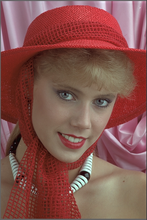
%> input picture mosaicGeneration/kodim04.png, 147 x 220 px, shrunk from 512 x 768 before the run
$ octave --eval "createMosaicSquare('kodim04.png');"   (GNU Octave 9; MATLAB toolbox functions it lacks are replaced by stand-ins)
%> lines starting %> are read from the running program, lines starting %| are printed output that depends on the picture
### mosaicGeneration/placeTilesSquare.m
function [XExt,YExt,Xcum,Ycum,tile_mean_R,tile_mean_G,tile_mean_B,center_tiles,tile_x_cell,tile_y_cell,count,mosaic_image]=placeTilesSquare(fileName,selectedTiles)
%> called with fileName = 'kodim04.png', selectedTiles = 1


%selectedTiles=10;

tile_x_cell=cell(10000,1);
tile_y_cell=cell(10000,1);

tileSize=9;

R=tileSize/sqrt(2);

A=imread(fileName);
%> A is the input picture: size 220x147x3 uint8; mean R, G, B 132, 84.2, 78.4
[row col chan]=size(A);
%> row = 220; col = 147; chan = 3


dbdir='';
NoGVFIterations=200;


[u,v]=getGVFField(dbdir,fileName,NoGVFIterations);
% hold on;quiver(u./sqrt(u.*u + v.*v),v./sqrt(u.*u + v.*v),'k');hold off
hold on;quiver(u,v,0.5);hold off
%a partire dal campo vettoriale prodotto dal GVF calcola gli orientamenti e
%li riporta in un intervallo [-90 90]
angle=atan2(v,u);
bool_gt_90=(angle>(pi/2));
bool_lt_90=(angle<-(pi/2));
bool_other=not(bool_gt_90 | bool_lt_90);
new_angle=((angle-pi).*bool_gt_90)+((angle+pi).*bool_lt_90)+angle.*bool_other;
new_angle=new_angle.*(180/pi);

bool_gt0=new_angle>0;
new_angle=(new_angle-90).*bool_gt0+(new_angle+90).*not(bool_gt0);


%legge i dati relativi ai tasselli
data_tile=load('data_tile_square.mat');
x_v=data_tile.x_v;
y_v=data_tile.y_v;
orientations=data_tile.orientations;
tileNumber=length(orientations);

%crea il bordo dell'immagine (in modo da non permettere alle tessere di
%essere posizionate fuori dall'immagine)
WCanvas=col;
HCanvas=row;
maxDim=30;

[XExt YExt] = polybool('-',[-maxDim WCanvas+maxDim WCanvas+maxDim -maxDim -maxDim]',[HCanvas+maxDim HCanvas+maxDim -maxDim -maxDim HCanvas+maxDim]',[0 WCanvas WCanvas 0 0]',[HCanvas HCanvas 0 0 HCanvas]');
exterior_canvas=[XExt YExt];

% plot(exterior_canvas(:,1),exterior_canvas(:,2))

Xcum=[];
Ycum=[];

tile_mean_R=[];
tile_mean_G=[];
tile_mean_B=[];

center_tiles=[];


count=1;

elem_per_row=round(col/tileSize.*1.5);


bool_image=zeros(row,col);

mosaic_image=ones(row,col,3)*127;


%Area_int_border=0;

test=0;

for i=1:2:row
    i

%     for j=1:2:col
    next_j=1;
    while(next_j<col)

        j=next_j;

        next_j=next_j+2;

        %orientare il tassello in base alla direzione fornita dal GVF nel
        %punto (TO DO da valutare l'effetto di prendere la direzione ortogonale)
        if(abs(cur_angle - new_angle(i,j))<0.01)


            new_angle=new_angle.*(180/pi)+(-1+(1+1*rand(1)));
            cur_angle=new_angle(i,j);
        else
            cur_angle=new_angle(i,j);
        end
        %considera tutte le tile precomputate
        for k=1:selectedTiles
            ind=randperm(tileNumber);
            x=x_v{ind(k)};
            y=y_v{ind(k)};

            %[x, y] = poly2cw(x_v{ind(k)}, y_v{ind(k)});
            orientation=orientations(ind(k));

            %calcola l'angolo tale da allineare il tassello alla direzione
            %proposta dal GVF
            mov_angle=cur_angle-orientation;
            %calcola le nuove coordinate (rotazione)
            new_x=x.*cosd(mov_angle)-y.*sind(mov_angle);
            new_y=x.*sind(mov_angle)+y.*cosd(mov_angle);

            %traslazione nel punto in cui tentare di mettere il tassello
            new_x=new_x+j;
            new_y=new_y+i;


            %controllare che non ci siano intersezioni con le altre tessere già
            %piazzate

            x_min=max(floor(min(new_x)),1);
            x_max=min(ceil(max(new_x)),col);
            y_min=max(floor(min(new_y)),1);
            y_max=min(ceil(max(new_y)),row);
            [x_pixels_m y_pixels_m]=meshgrid(x_min:x_max,y_min:y_max);

            x_pixels_v=reshape(x_pixels_m,1,size(x_pixels_m,1)*size(x_pixels_m,2));
            y_pixels_v=reshape(y_pixels_m,1,size(y_pixels_m,1)*size(y_pixels_m,2));

            [in,on] = inpolygon(x_pixels_v,y_pixels_v,new_x,new_y);

            curr_pixels_x=x_pixels_v(in&~on);
            curr_pixels_y=y_pixels_v(in&~on);

            curr_pixels_x2=x_pixels_v(in);
            curr_pixels_y2=y_pixels_v(in);


            collision=sum(diag(bool_image(curr_pixels_y,curr_pixels_x)));

            if (~collision)

                %controllare che non ci siano intersezioni con il bordo

                Area_int_border=0;
                if (i<R || i>(row-R) || j<R || j>(col-R))
                    [X_int_border Y_int_border] = polybool('and',XExt,YExt,new_x,new_y);
                    Area_int_border=polyarea(X_int_border,Y_int_border);
                end

                Area_int_cum=0;
                if (count>1)

                    min_i=max(i-(round(R)+1),1);
                    max_i=min(i+(round(R)+1),row);
                    min_j=max(j-(round(R)+1),1);
                    max_j=min(j+(round(R)+1),col);

                    bool_region=bool_image(min_i:max_i,min_j:max_j);
                    elem=unique(bool_region);
                    if (elem(1)==0)
                        elem2=elem(2:end);
                    else
                        elem2=elem;
                    end


%                     dist=(center_tiles(elem2,2)-i).^2+(center_tiles(elem2,1)-j).^2;

                    dist=(center_tiles(:,2)-i).^2+(center_tiles(:,1)-j).^2;

                    bool_dist=dist<(2*R)^2;
                    v_index=[1:length(center_tiles)];
                    v_ind_bool=v_index(bool_dist);
                    for k_ind=v_ind_bool
                        [X_int Y_int] = polybool('and',tile_x_cell{k_ind},tile_y_cell{k_ind},new_x,new_y);
                        Area_int_cum=polyarea(X_int,Y_int);
                        if (Area_int_cum>0)
                            break
                        end
                    end
                end
                %[X_int Y_int] = polybool('and',Xcum,Ycum,new_x,new_y);

                %Area_int_cum=polyarea(X_int,Y_int);

                if ((Area_int_border==0) && (Area_int_cum==0))

%                     [Xcum Ycum] = polybool('union',Xcum,Ycum,new_x,new_y);

                    tile_x_cell{count}=new_x;
                    tile_y_cell{count}=new_y;

%                     [mean_red, mean_green, mean_blue] = getColor(A,new_x,new_y,j,i,tileSize);
                    mean_r = double(A(i,j,1));
                    mean_g = double(A(i,j,2));
                    mean_b = double(A(i,j,3));

                    %[mean_r, mean_g, mean_b]


                    tile_mean_R=[tile_mean_R mean_r];
                    tile_mean_G=[tile_mean_G mean_g];
                    tile_mean_B=[tile_mean_B mean_b];

                    center_tiles=[center_tiles; j i];


                    for k_ind=1:length(curr_pixels_x)
                        %bool_image(curr_pixels_y(k_ind),curr_pixels_x(k_ind))=1;
                        bool_image(curr_pixels_y(k_ind),curr_pixels_x(k_ind))=count;
                    end

                    for k_ind=1:length(curr_pixels_x2)

                        mosaic_image(curr_pixels_y2(k_ind),curr_pixels_x2(k_ind),1)=mean_r;
                        mosaic_image(curr_pixels_y2(k_ind),curr_pixels_x2(k_ind),2)=mean_g;
                        mosaic_image(curr_pixels_y2(k_ind),curr_pixels_x2(k_ind),3)=mean_b;
                    end


                    next_j=max(curr_pixels_x)+1;

                    count=count+1;

                    break
                end

            end
        end
    test=test+1;
    end
end
count = count-1;

test

% figure
% imshow(uint8(mosaic_image),[])

### mosaicGeneration/getGVFField.m
function [u,v]=getGVFField(dbdir,filename,NoGVFIterations)
%> called with dbdir = '', filename = 'kodim04.png', NoGVFIterations = 200

outPath='';

%close all;
mu=0.1;
sigma=0;

enddot = max(find(filename== '.'));
suffix = filename(enddot+1:enddot+3);

A=imread(filename);
[row col chan]=size(A);
%> row = 220; col = 147; chan = 3
rx=row;
%> rx = 220
ry=col;
%> ry = 147

if (strcmp(suffix,'pgm'))||(strcmp(suffix,'raw'))
    imageGray = rawread([dbdir,filename]);
else
    if (strcmp(suffix,'jpg') || strcmp(suffix,'bmp') || strcmp(suffix,'hdf') || strcmp(suffix,'pcx') || strcmp(suffix,'tif') || strcmp(suffix,'png'))
        origImage = imread([dbdir,filename]);
        imageGray=origImage(:,:,1);
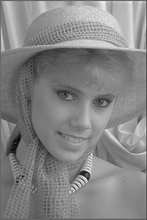
%> imageGray: size 220x147 uint8; min 8, max 243, mean 132
    end
end

[ysize,xsize]=size(imageGray);
%> ysize = 220; xsize = 147
imageGrayDouble=double(imageGray);
maxvalue=max(max(imageGrayDouble,[],2));
%> maxvalue = 243
imageGrayDouble = 1 - imageGrayDouble/maxvalue;
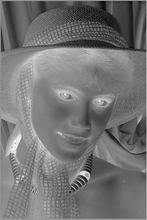
%> imageGrayDouble: size 220x147 double; min 0, max 0.967, mean 0.457


if (sum(sum(imageGrayDouble-imageGrayDouble.^2),2)>xsize*ysize/255)
    GradientOn=1;
else
    GradientOn=0;
end;

if sigma~=0
    f = gaussianBlur(imageGrayDouble,sigma);
else
    f = imageGrayDouble;
end;

if GradientOn
    imageGradient = abs(gradient2(f));
else
    imageGradient = f;
end;


% disp(['Iter:',num2str(indIter)]);
[u,v] = GVF(imageGradient, mu, NoGVFIterations);

   u=-u;
   v=-v;

mag = sqrt(u.*u+v.*v);
pxn = u./(mag+1e-10); pyn = v./(mag+1e-10);
px=u; py=v;


end


### mosaicGenerationVFC/gradient2.m
function [xx,yy] = grad(a,xax,yax)
%GRADIENT Approximate gradient.
%	[PX,PY] = GRADIENT(Z,DX,DY) returns the numerical partial derivatives
%	of matrix Z in matrices PX = dZ/dx and PY = dZ/dy.   DX and DY
%	may be scalars containing the sample spacing in the X and Y
%	directions, or they may be vectors containing all the explicit
%	locations.
%
%	[PX,PY] = GRADIENT(Z) assumes DX = DY = 1.
%
%	If Y is a vector, GRADIENT(Y) and GRADIENT(Y,DX) return the one
%	dimensional numerical derivative dY/dX.
%
%	For example, try
%	   [x,y] = meshgrid(-2:.2:2, -2:.2:2);
%	   z = x .* exp(-x.^2 - y.^2);
%	   [px,py] = gradient(z,.2,.2);
%	   contour(z),hold on, quiver(px,py), hold off
%
%	See also DIFF, DEL2, QUIVER, CONTOUR.

%	Charles R. Denham, MathWorks 3-20-89
%	Copyright (c) 1984-94 by The MathWorks, Inc.

[m,n] = size(a);
%> m = 220; n = 147
if nargin == 1, xax = 1; yax = 1; end
if nargin == 2, yax = xax; end
if length(xax) == 1, xax = xax .* (0:n-1); end
%> after `xax = xax .* (0:n-1)`: xax = 147 values from 0 to 146
if length(yax) == 1, yax = yax .* (0:m-1); end

y = [];
ax = xax(:).';
for i = 1:2
   x = y;
   [m,n] = size(a);
   y = zeros(m, n);
   j = 1:m;
   if n > 1
      d = ax(2) - ax(1);
      y(j, 1) = (a(j, 2) - a(j, 1)) ./ d;     % Left edge.
      d = ax(n) - ax(n-1);
      y(j, n) = (a(j, n) - a(j, n-1)) ./ d;   % Right edge.
   end
   if n > 2
      k = 1:n-2;
      d = ones(m, 1) * (ax(k+2) - ax(k));
      y(j, k+1) = (a(j, k+2) - a(j, k)) ./ d;   % Middle.
   end
   a = a.';
   ax = yax(:).';
end
%> this loop made 2 passes
%> pass 1, in grad, `a = a.';`:
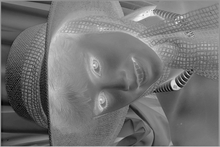
%> a: size 147x220 double; min 0, max 0.967, mean 0.457; mean of the top-left, top-right, bottom-left and bottom-right quarters 0.496, 0.531, 0.394, 0.408
%> pass 2, in grad, `x = y;`:
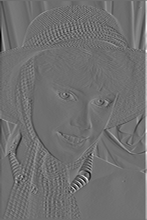
%> x: size 220x147 double; min -0.342, max 0.436, mean 0.00105; drawn with min black and max white
%> after the loop: d: size 147x218 double; every value is 2
%> after the loop:
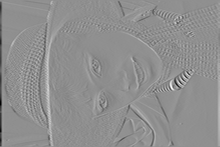
%> y: size 147x220 double; min -0.514, max 0.399, mean -0.000399; drawn with min black and max white
%> after the loop, k = 218 values from 1 to 218
%> in getGVFField, `imageGradient = abs(gradient2(f));`:
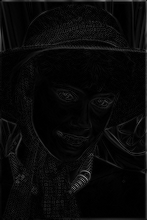
%> imageGradient: size 220x147 double; min 0, max 0.575, mean 0.0366
z = (x + sqrt(-1) .* y.');
if nargout < 2
   xx = z;
 else
   xx = real(z); yy = imag(z);
end

### mosaicGeneration/GVF.m
function [u,v] = GVF(f, mu, ITER)
%> called with mu = 0.1, ITER = 200
%GVF Compute gradient vector flow.
%   [u,v] = GVF(f, mu, ITER) computes the
%   GVF of an edge map f.  mu is the GVF regularization coefficient
%   and ITER is the number of iterations that will be computed.

%   Chenyang Xu and Jerry L. Prince 6/17/97
%   Copyright (c) 1996-99 by Chenyang Xu and Jerry L. Prince
%   Image Analysis and Communications Lab, Johns Hopkins University

%   modified on 9/9/99 by Chenyang Xu
%   MATLAB do not implement the boundary condition for gradient and del2
%   consistently between MATLAB 4.2 and MATLAB 5. Hence I modify
%   the function to take care of this issue by the code itself.
%   Also, in the previous version, the input "f" is assumed to have been
%   normalized to the range [0,1] before the function is called.
%   In this version, "f" is normalized inside the function to avoid
%   potential error of inputing an unnormalized "f".

[m,n] = size(f);
fmin  = min(f(:));
%> fmin = 0
fmax  = max(f(:));
%> fmax = 0.575
f = (f-fmin)/(fmax-fmin);  % Normalize f to the range [0,1]
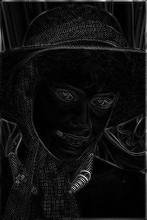
%> f: size 220x147 double; min 0, max 1, mean 0.0636

%> the run ends on the next line
f = BoundMirrorExpand(f);  % Take care of boundary condition
[fx,fy] = gradient(f);     % Calculate the gradient of the edge map
u = fx; v = fy;            % Initialize GVF to the gradient
SqrMagf = fx.*fx + fy.*fy; % Squared magnitude of the gradient field
tic
% Iteratively solve for the GVF u,v
for i=1:ITER,
  u = BoundMirrorEnsure(u);
  v = BoundMirrorEnsure(v);
  u = u + mu*4*del2(u) - SqrMagf.*(u-fx);
  v = v + mu*4*del2(v) - SqrMagf.*(v-fy);
  fprintf(1, '%3d', i);
  if (rem(i,20) == 0)
     fprintf(1, '\n');
  end
end
toc
fprintf(1, '\n');

u = BoundMirrorShrink(u);
v = BoundMirrorShrink(v);

### mosaicGeneration/createMosaicSquare.m
function [] = createMosaicSquare(filename)

[XExt,YExt,Xcum,Ycum,tile_mean_R,tile_mean_G,tile_mean_B,center_tiles,tile_x_cell,tile_y_cell,count,raster_image]=placeTilesSquare(filename,1);

tile_x_cell = tile_x_cell(~cellfun(@isempty, tile_x_cell));
tile_y_cell = tile_y_cell(~cellfun(@isempty, tile_y_cell));
x={};
y={};
points={};
arr={};
A=imread(filename);
[row col chan]=size(A);
lunghezza = num2str(row);
larghezza = num2str(col);
view_box = strcat('-4 -4',{' '},lunghezza, {' '}, larghezza);

for i=1:length(tile_x_cell)
    b=tile_x_cell{i};
    c=tile_y_cell{i};
    clear x;
    clear y;
    for j=1:length(b)
       x{j} = num2str(b(j));
       y{j} = num2str(c(j));
       if j==length(b)
         mean_r = num2str(tile_mean_R(i));
         mean_g = num2str(tile_mean_G(i));
         mean_b = num2str(tile_mean_B(i));
         points{i} = strcat(x, {','}, y, {' '});
         colors{i} = strcat('fill:rgb(', mean_r, ',', mean_g, ',',mean_b,')');
       end
    end
     colors{i};
     arr{i}=strjoin(points{i});
end

docNode = com.mathworks.xml.XMLUtils.createDocument... ;
    ('svg')
svg_node=docNode.getDocumentElement;

svg_node.setAttribute('style','background: grey');
svg_node.setAttribute('preserveAspectRatio','xMinYMin meet');
svg_node.setAttribute('width',larghezza);
svg_node.setAttribute('height',lunghezza);
svg_node.setAttribute('version','1.1');
svg_node.setAttribute('xmlns','http://www.w3.org/2000/svg');
svg_node.setAttribute('xmlns:xlink','http://www.w3.org/1999/xlink');
svg_node.setAttribute('viewBox',view_box);


for i=1:length(tile_x_cell)
    poly_node = docNode.createElement('polyline');
    svg_node.appendChild(poly_node);

    poly_node.setAttribute('points',arr{i});
    svg_node.appendChild(poly_node);

    poly_node.setAttribute('style',colors{i});
    svg_node.appendChild(poly_node);

end

xmlwrite('example1.svg',svg_node)


% [66 lines of commented-out code are left out]
